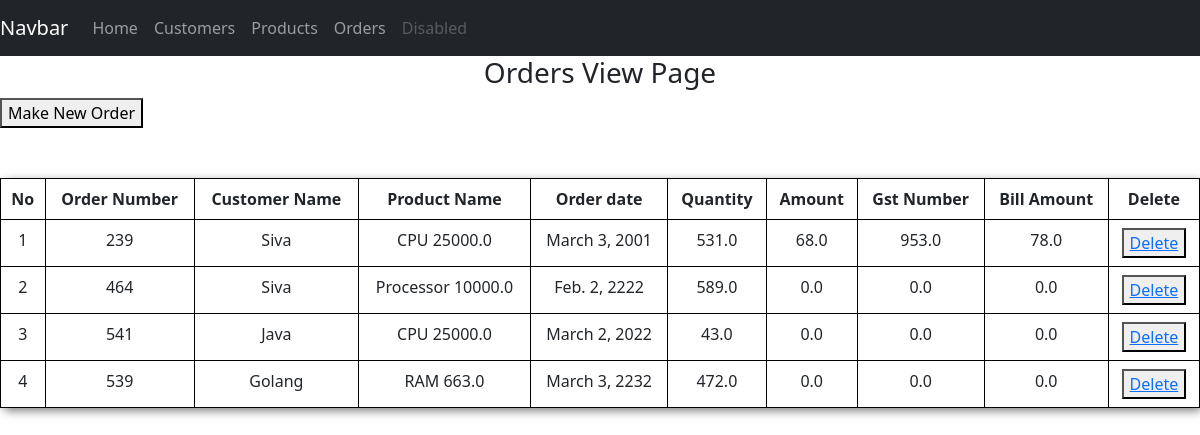
/Customers/customer_vieworders/, run on an earlier commit of the app's database.
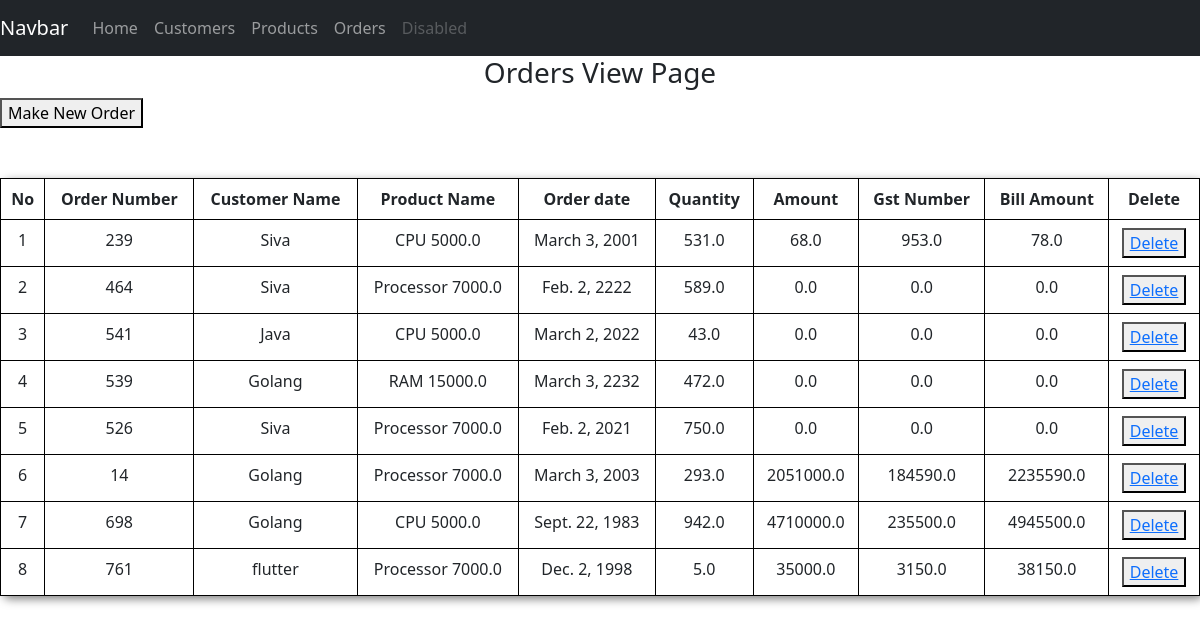
And on a later commit of the database.
### Customers/models.py (models this page shows, shortened)
class Myorders(models.Model):
    customer_reference = models.ForeignKey(MyCustomer, on_delete=models.CASCADE , null=True)
    product_reference  = models.ForeignKey(MyProducts, on_delete=models.SET_NULL, null=True)
    order_number       = models.CharField(max_length=20 , null= True)
    order_date         = models.DateField(null=True)
    quantity           = models.FloatField(default=0)
    amount             = models.FloatField(default=0)
    gst_number         = models.FloatField(default=0)
    bill_amount        = models.FloatField(default=0)

class MyCustomer(models.Model):
    Customer_name = models.CharField(max_length=35,null=True)
    Customer_since = models.DateField(null=True)
    Customer_location = models.CharField(max_length=50)
    def __str__(self):
        return self.Customer_name

### Products/models.py (models this page shows)
class MyProducts(models.Model):
    product_name = models.CharField(max_length=35,null=True)
    product_code = models.CharField(max_length=35,null=True)
    product_price = models.FloatField(default=0)
    product_gst  = models.IntegerField(default=0)
    food_product = models.BooleanField(default=0)
    def __str__(self):
        return f"{self.product_name}  {self.product_price}"

### Customers/views.py (the view)
# urls.py: path('customer_vieworders/',  views.CustomerViewOrder , name='orderslist'),
def CustomerViewOrder(request):
    allorders = Myorders.objects.all()
    datas = {'datas':allorders}
    return render(request,'Customer/5_orderview.html',datas)

### templates/Customer/5_orderview.html (shortened to what this page needs)
<!DOCTYPE html>
<html lang="en">
<head>
    <link href="https://cdn.jsdelivr.net/npm/bootstrap@5.3.0-alpha3/dist/css/bootstrap.min.css" rel="stylesheet">
</head>
<body>
    {% include 'Customer/navbar.html' %}
    <h3 style="text-align: center;">Orders View Page</h3>
    <a href="/Customers/customer_neworder/"><button>Make New Order</button></a>
    {% if datas %}
        <table class="table">
            <thead>
                <tr>
                    <th>No</th>
                    <th>Order Number</th>
                    <th>Customer Name</th>
                    <th>Product Name</th>
                    <th>Order date</th>
                    <th>Quantity</th>
                    <th>Amount</th>
                    <th>Gst Number</th>
                    <th>Bill Amount</th>
                    <th>Delete</th>
                </tr>
            </thead>
            <tbody>
                {% for data in datas %}
                    <tr>
                        <td>{{forloop.counter}}</td>
                        <td>{{data.order_number}}</td>
                        <td>{{data.customer_reference}}</td>
                        <td>{{data.product_reference}}</td>
                        <td>{{data.order_date}}</td>
                        <td>{{data.quantity}}</td>
                        <td>{{data.amount}}</td>
                        <td>{{data.gst_number}}</td>
                        <td>{{data.bill_amount}}</td>
                        <td><button><a href="/Customers/customer_orderdelete/{{data.id}}/"  onclick="return confirmDelete()">Delete</a></button></td>
                    </tr>
                {% endfor %}
            </tbody>
        </table>
    {% else %}
        <h3 style="text-align: center;">No Registered Orders</h3>
    {% endif %}
</body>
</html>

What changed in the data, as far as the page shows it:
changed through a linked row, Myorders "March 3, 2001": product_reference "CPU 25000.0" → "CPU 5000.0"
changed through a linked row, Myorders "Feb. 2, 2222": product_reference "Processor 10000.0" → "Processor 7000.0"
changed through a linked row, Myorders "March 2, 2022": product_reference "CPU 25000.0" → "CPU 5000.0"
changed through a linked row, Myorders "March 3, 2232": product_reference "RAM 663.0" → "RAM 15000.0"
added Myorders: order_number "526", customer_reference "Siva", product_reference "Processor 7000.0", order_date "Feb. 2, 2021", quantity "750.0", amount "0.0", gst_number "0.0", bill_amount "0.0"
added Myorders: order_number "14", customer_reference "Golang", product_reference "Processor 7000.0", order_date "March 3, 2003", quantity "293.0", amount "2051000.0", gst_number "184590.0", bill_amount "2235590.0"
added Myorders: order_number "698", customer_reference "Golang", product_reference "CPU 5000.0", order_date "Sept. 22, 1983", quantity "942.0", amount "4710000.0", gst_number "235500.0", bill_amount "4945500.0"
added Myorders: order_number "761", customer_reference "flutter", product_reference "Processor 7000.0", order_date "Dec. 2, 1998", quantity "5.0", amount "35000.0", gst_number "3150.0", bill_amount "38150.0"
